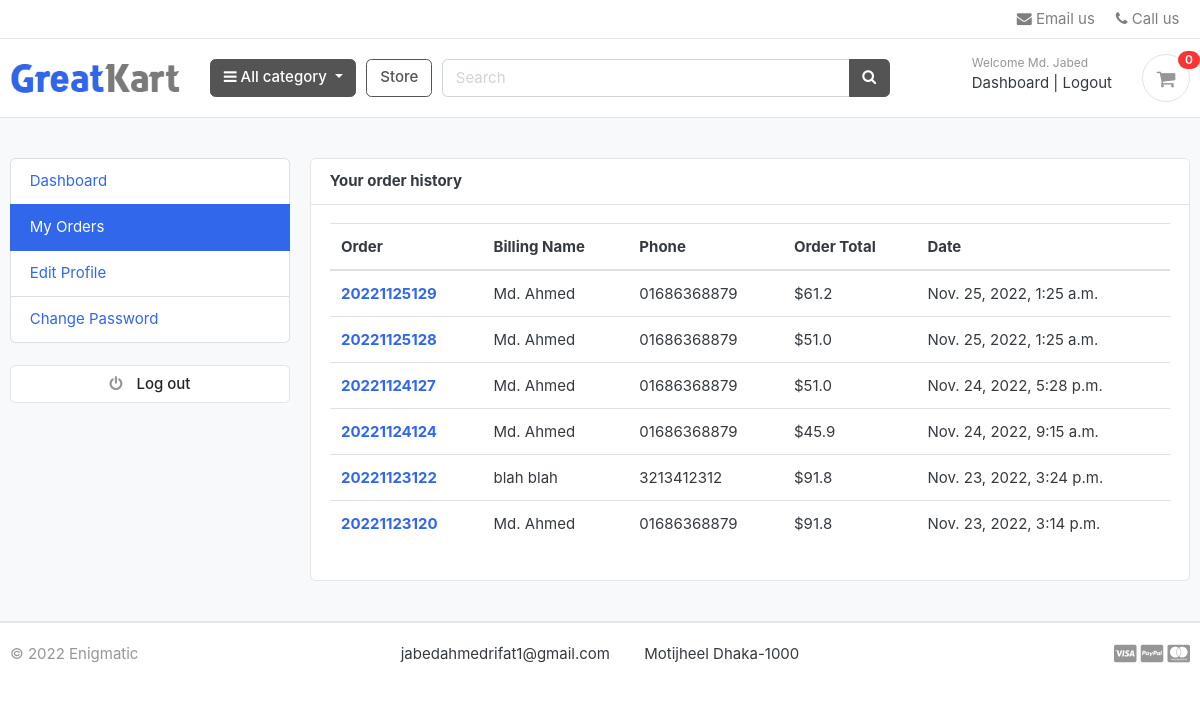
/accounts/my_orders/ (signed in), run on an earlier commit of the app's database.
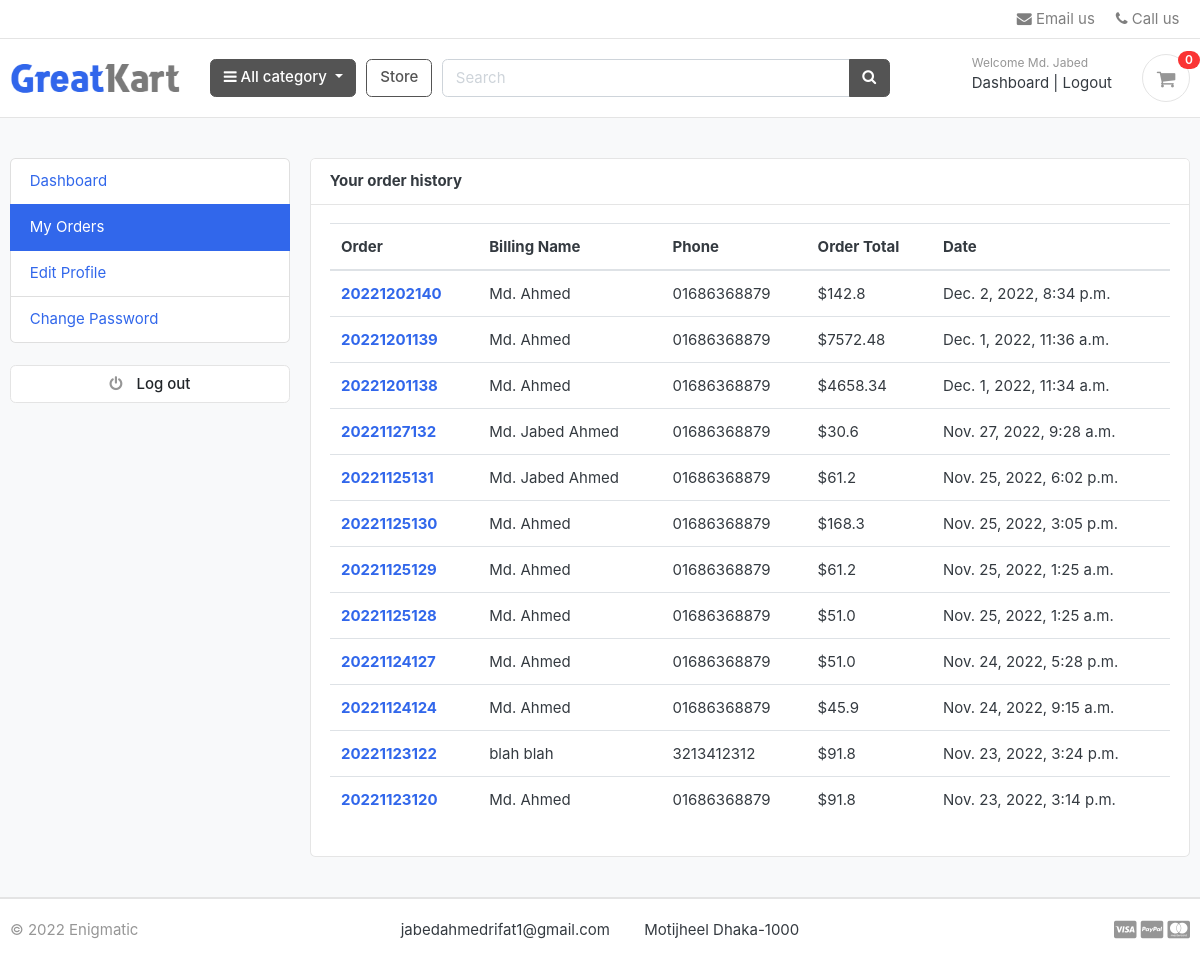
And on a later commit of the database.
### orders/models.py (models this page shows, shortened)
class Order(models.Model):
    STATUS = (
        ('New', 'New'),
        ('Accepted', 'Accepted'),
        ('Completed', 'Completed'),
        ('Cancelled', 'Cancelled'),
    )
    user = models.ForeignKey(Account, on_delete=models.SET_NULL, null=True)
    payment = models.ForeignKey(Payment, on_delete=models.SET_NULL, blank=True, null=True)
    order_number = models.CharField(max_length=20)
    first_name = models.CharField(max_length=50)
    last_name = models.CharField(max_length=50)
    phone = models.CharField(max_length=15)
    email = models.EmailField(max_length=50)
    address_line_1 = models.CharField(max_length=50)
    address_line_2 = models.CharField(max_length=50, blank=True)
    country = models.CharField(max_length=50)
    state = models.CharField(max_length=50)
    city = models.CharField(max_length=50)
    order_note = models.CharField(max_length=100, blank=True)
    order_total = models.FloatField()
    tax = models.FloatField()
    status = models.CharField(max_length=10, choices=STATUS, default='New')
    ip = models.CharField(blank=True, max_length=20)
    is_ordered = models.BooleanField(default=False)
    created_at = models.DateTimeField(auto_now_add=True)
    updated_at = models.DateTimeField(auto_now=True)
    def full_name(self):
        return f'{self.first_name} {self.last_name}'

### accounts/views.py (the view)
# urls.py: path('my_orders/', views.my_orders, name='my_orders'),
@login_required(login_url='login')
def my_orders(request):
    orders = Order.objects.filter(user=request.user , is_ordered=True).order_by('-created_at') # - it will you give result in desending order
    context = {
        'orders' : orders,
    }
    return render(request, 'accounts/my_orders.html', context)

### accounts/models.py (called while the page is built)
    def full_name(self):
        return f'{self.first_name} {self.last_name}'

### carts/context_processors.py (called while the page is built)
def counter(request):
    cart_count = 0
    if 'admin' in request.path:
        return{}
    else:
        try:
            cart = Cart.objects.filter(cart_id=_cart_id(request))
            if request.user.is_authenticated:
                cart_items = CartItem.objects.all().filter(user=request.user)
            else:
                cart_items = CartItem.objects.all().filter(cart=cart[:1])
            for cart_item in cart_items:
                cart_count += cart_item.quantity
        except Cart.DoesNotExist:
            cart_count = 0
    return dict(cart_count=cart_count)

### carts/views.py (called while the page is built)
def _cart_id(request):
    cart = request.session.session_key
    if not cart:
        cart = request.session.create()
    return cart

### category/context_processors.py (called while the page is built)
def menu_links(request):
    links = Category.objects.all()
    return dict(links=links)

### category/models.py (called while the page is built)
    def get_url(self):
        return reverse('products_by_category' , args=[self.slug])

### templates/accounts/my_orders.html (shortened to what this page needs)
{% extends 'base.html' %}
{% block content %}
<section class="section-conten padding-y bg">
<div class="container">
	<div class="row">
 {% include 'includes/dashboard_sidebar.html' %}
	<main class="col-md-9">
		<article class="card">
		<header class="card-header">
			<strong class="d-inline-block mr-3">Your order history</strong>
		</header>
		<div class="card-body">
			<div class="row">
        <div class="col-md-12">
          <table class="table">
            <thead>
              <tr>
                <th scope="col">Order </th>
                <th scope="col">Billing Name</th>
                <th scope="col">Phone</th>
                <th scope="col">Order Total</th>
                <th scope="col">Date</th>
              </tr>
            </thead>
            <tbody>
              {% for order in orders %}
              <tr>
                <th scope="row"><a href="{% url 'order_detail' order.order_number %}">{{order.order_number}}</a></th>
                <td>{{order.full_name}}</td>
                <td>{{order.phone}}</td>
                <td>${{order.order_total}}</td>
                <td>{{order.created_at}}</td>
              </tr>
              {% endfor %}
            </tbody>
          </table>
        </div>
			</div>
		</div>
		</article>
	</main>
</div>
</div>
</section>
{% endblock %}

What changed in the data, as far as the page shows it:
added Order: order_number "20221202140", full_name "Md. Ahmed", phone "01686368879", order_total "142.8", created_at "Dec. 2, 2022, 8:34 p.m."
added Order: order_number "20221201139", full_name "Md. Ahmed", phone "01686368879", order_total "7572.48", created_at "Dec. 1, 2022, 11:36 a.m."
added Order: order_number "20221201138", full_name "Md. Ahmed", phone "01686368879", order_total "4658.34", created_at "Dec. 1, 2022, 11:34 a.m."
added Order: order_number "20221127132", full_name "Md. Jabed Ahmed", phone "01686368879", order_total "30.6", created_at "Nov. 27, 2022, 9:28 a.m."
added Order: order_number "20221125131", full_name "Md. Jabed Ahmed", phone "01686368879", order_total "61.2", created_at "Nov. 25, 2022, 6:02 p.m."
added Order: order_number "20221125130", full_name "Md. Ahmed", phone "01686368879", order_total "168.3", created_at "Nov. 25, 2022, 3:05 p.m."
